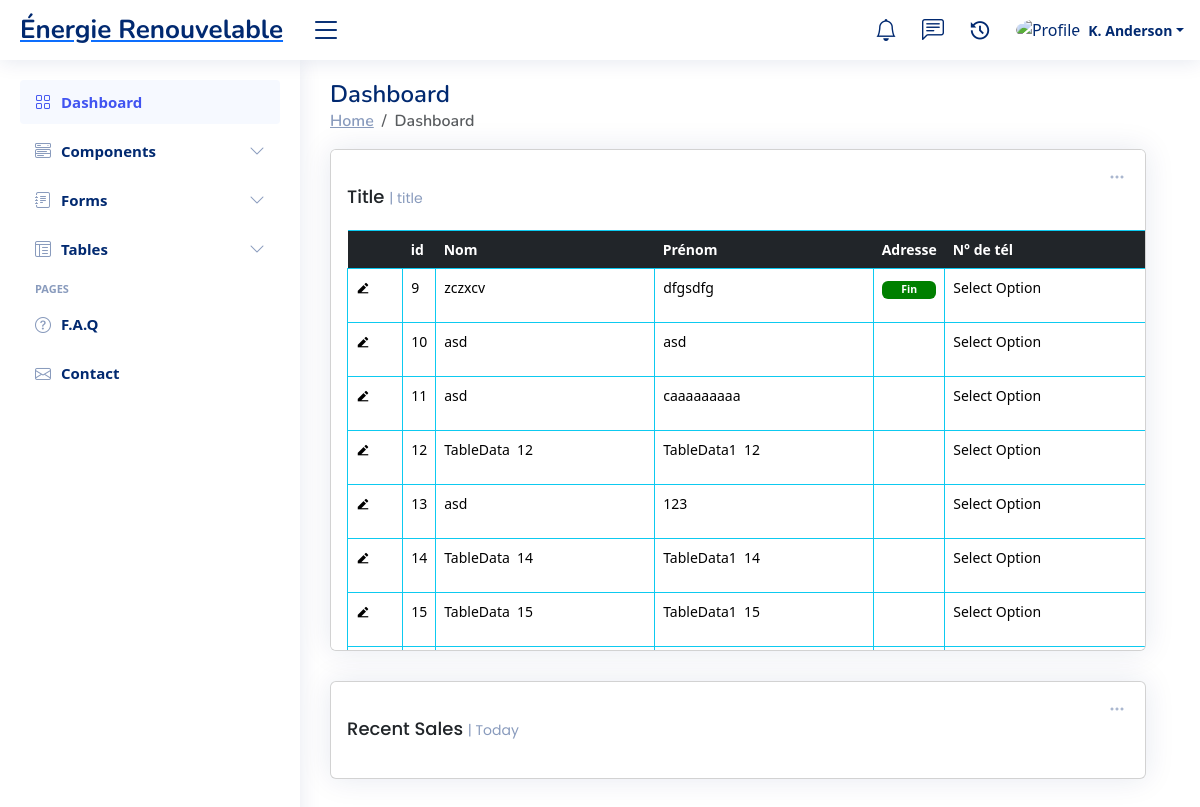
The page /formT/ (signed in) on the database as committed earlier.
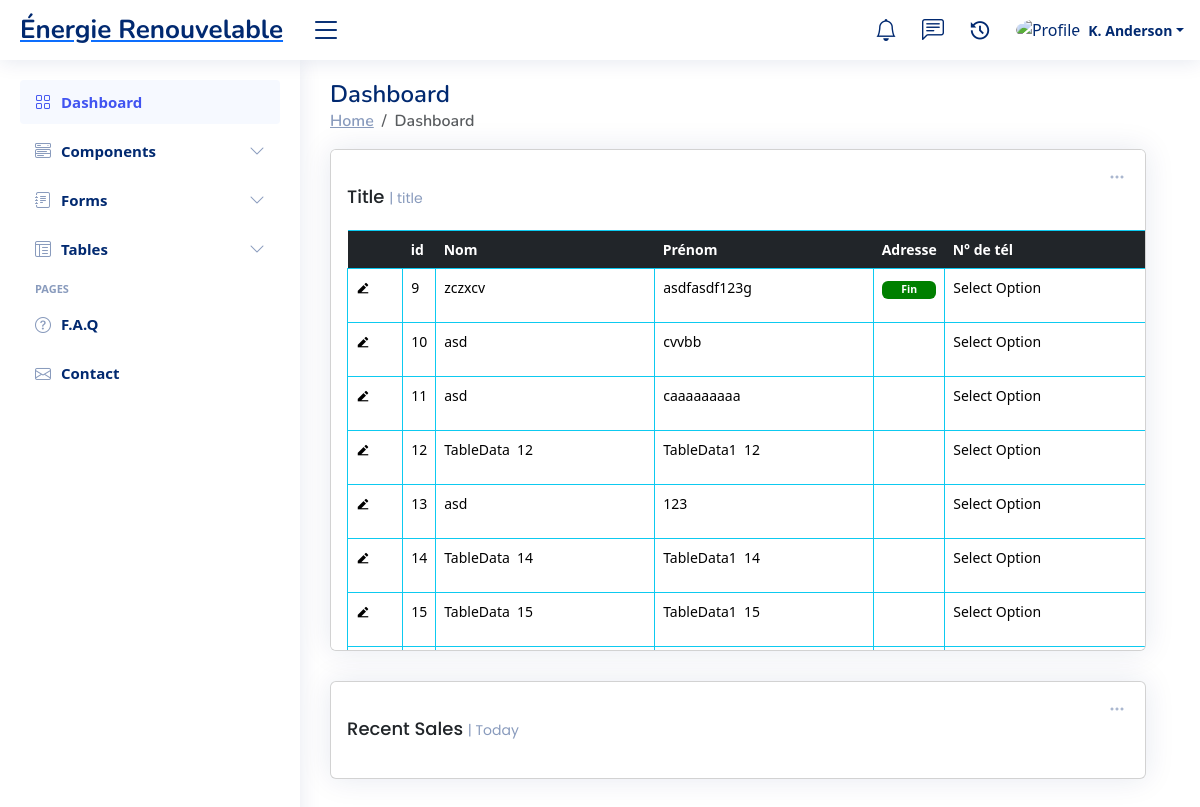
The same page on the database as committed later.
### ERapp/models.py (models this page shows, shortened)
class TableData1(models.Model):
    cell_data = models.CharField(max_length=255)
    cell_data2 = models.CharField(max_length=255)

### ERapp/views.py (the view)
# urls.py: path('formT/',table_view ),
def table_view(request): # add row
    if request.method == 'POST':
        cell_data1=request.POST.get("cell_data")
        cell_data2=request.POST.get("cell_data2")
        if cell_data1 or cell_data2:
            data = TableData1(cell_data=cell_data1,cell_data2=cell_data2)
            data.save()
            return redirect('/formT/')
    else:
        form = TableDataForm1()
    data = TableData1.objects.all()
    col_count = data.count()
    column_names = TableData1._meta.get_fields()
    return render(request, 'html/formPage.html', {'form': form, 'data': data , 'col_count':col_count ,'column_names': column_names})

### ERapp/forms.py
class TableDataForm1(forms.ModelForm):
    class Meta:
        model = TableData1
        fields = ['cell_data']

### ERapp/templates/html/formPage.html (shortened to what the changed rows need)
{% load static %}
<!DOCTYPE html>
<html lang="en">
<head>
  <link href="{% static 'css/style.css' %}" rel="stylesheet" type="text/css">
  <link href="{% static 'vendor/bootstrap/css/bootstrap.min.css' %}" rel="stylesheet">
  <link href="{% static 'vendor/bootstrap-icons/bootstrap-icons.css' %}" rel="stylesheet">
  <link href="{% static 'vendor/boxicons/css/boxicons.min.css' %}" rel="stylesheet">
  <link href="{% static 'vendor/quill/quill.snow.css' %}" rel="stylesheet">
  <link href="{% static 'vendor/quill/quill.bubble.css' %}" rel="stylesheet">
  <link href="{% static 'vendor/remixicon/remixicon.css' %}" rel="stylesheet">
  <link href="{% static 'vendor/simple-datatables/style.css' %}" rel="stylesheet">
</head>
<body>
  {% if user.is_authenticated %}
  <main id="main" class="main">
    <div class="pagetitle">
      <h1>Dashboard</h1>
    </div>
    <section class="section dashboard">
      <div class="row">
          <div class="row">
            <div class="col-12">
              <div class="card recent-sales overflow-auto">
                <div class="card-body" style="height:500px;">
                  <form method="post"  >
                    <table class="table  table-hover   table-bordered     table-borderless border-info " id="tableDATA" cellspacing="0">
                        <thead class="table-dark border-info">
                          <th ></th>
                          <th >id</th>
                          <th>Nom</th>
                          <th>Prénom</th>
                          <th >Adresse </th>
                          <th>N° de tél</th>
                        </thead>
                        <tbody >
                            {% for item in data %}
                            <tr>
                                <td style="width:auto;"><button  class="button_table_data" type="button" onclick="myFunction('{{item.id }}')"><i class="ri-edit-2-fill"></i></button></td>
                                <td ><p style="width:auto;">{{ item.id }}</p></td>
                                <td class="td_input_cell" ><input class="input_table_data" type="text" name="cell_data2" id="cell_data2{{ item.id }}" value="{{ item.cell_data }}"  ></td>
                                <td class="td_input_cell"><input class="input_table_data" type="text" name="cell_data3" id="cell_data3{{ item.id }}" value="{{ item.cell_data2 }}"  ></td>
                                <td class="badge-cell" data-state="badge">
                                  <span class="badge" data-badge="Fin">Fin</span>
                                </td>
                                <td class="select-cell" data-state="select">Select Option</td>
                            </tr>
                            {% endfor %}
                        </tbody>
                    </table>
                </form>
                </div>
              </div>
            </div>
          </div>
      </div>
    </section>
  </main>
  {% endif %}
</body>
</html>

Rows that differ between the two databases and show on the page:
changed TableData1 "zczxcv": cell_data3 "dfgsdfg" → "asdfasdf123g"
changed TableData1 id 10: cell_data3 "asd" → "cvvbb"
